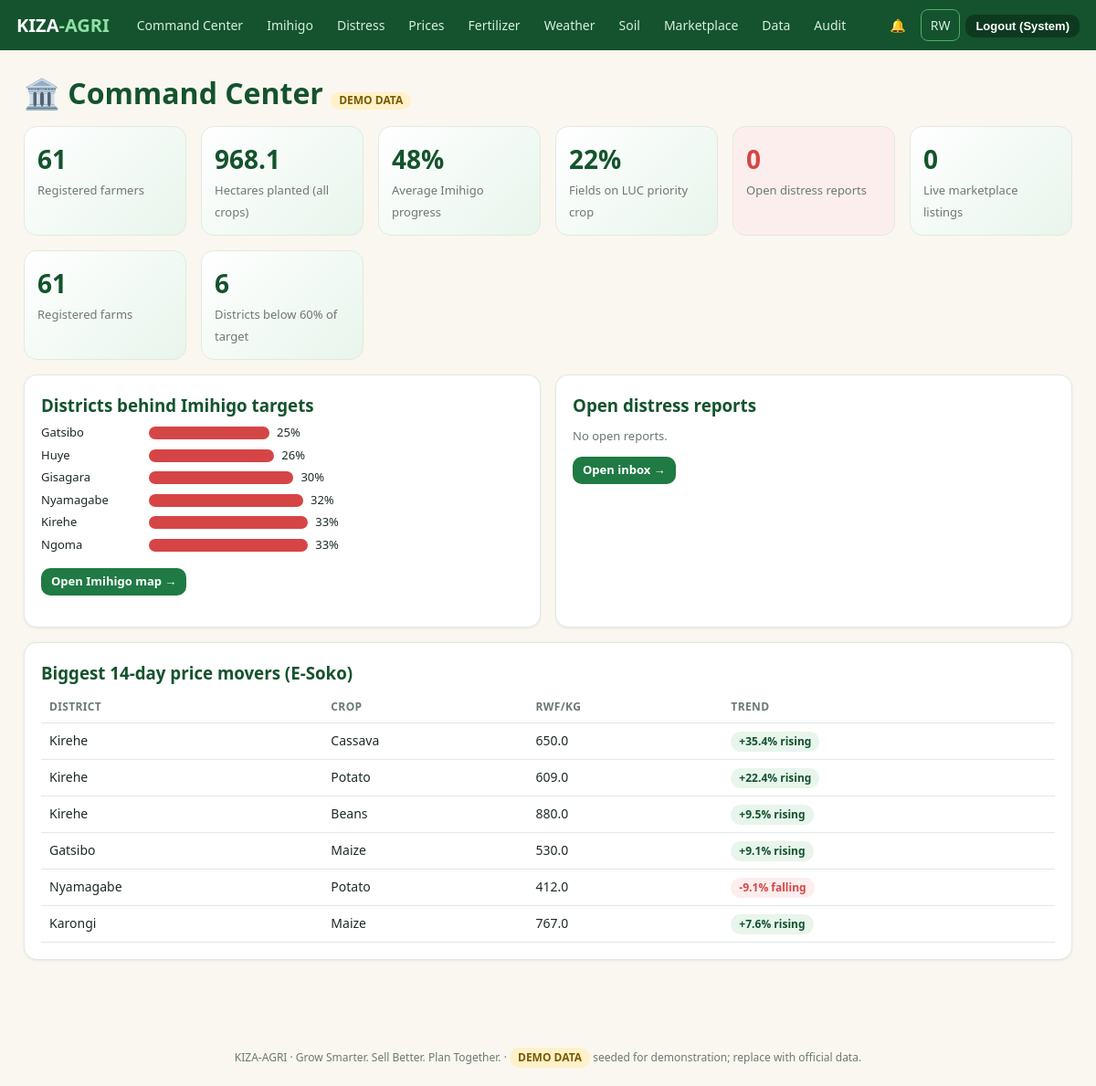
The page /gov (signed in) on the database its author committed.
### tables this page shows
CREATE TABLE users(id INTEGER PRIMARY KEY, name TEXT NOT NULL, email TEXT UNIQUE NOT NULL, phone TEXT, pw_hash TEXT NOT NULL,
  role TEXT NOT NULL CHECK(role IN ('farmer','buyer','extension','government','admin')), district TEXT, sector TEXT, lang TEXT DEFAULT 'en',
  status TEXT DEFAULT 'active', created_at TEXT DEFAULT CURRENT_TIMESTAMP);

CREATE TABLE districts(name TEXT PRIMARY KEY, province TEXT, lat REAL, lng REAL);

CREATE TABLE esoko_prices(id INTEGER PRIMARY KEY, district TEXT, crop TEXT, current_price_rwf REAL, predicted_trend TEXT, change_pct REAL, as_of TEXT, UNIQUE(district,crop));

### app.py (the view)
@app.get("/gov")
@need("government", "admin", "extension")
def gov():
    D = imihigo_data()
    luc_ = Q1("SELECT SUM(luc_status='aligned') a, SUM(luc_status='not_aligned') n FROM fields")
    known = (luc_["a"] or 0) + (luc_["n"] or 0)
    k = Q1("SELECT (SELECT COUNT(*) FROM users WHERE role='farmer') farmers,(SELECT COUNT(*) FROM farms) farms,(SELECT COUNT(*) FROM distress_reports WHERE status!='Resolved') distress,(SELECT COUNT(*) FROM listings WHERE status IN ('Available','Offer Received','Reserved')) listings")
    k["ha"] = round(sum(d["actual"] for d in D), 1)
    k["luc"] = round((luc_["a"] or 0) / known * 100) if known else None
    withp = [d["pct"] for d in D if d["pct"] is not None]
    k["avg"] = round(sum(withp) / len(withp)) if withp else None
    movers = Q("SELECT * FROM esoko_prices WHERE change_pct IS NOT NULL ORDER BY ABS(change_pct) DESC LIMIT 6")
    return render_template("gov.html", D=D, k=k, movers=movers, dist=Q("SELECT d.*, u.name farmer FROM distress_reports d JOIN users u ON u.id=d.farmer_id WHERE d.status!='Resolved' ORDER BY d.id DESC LIMIT 5"), behind=sorted([d for d in D if d["pct"] is not None and d["pct"] < 60], key=lambda x: x["pct"])[:6])

### app.py (called while the page is built)
def _c():
    if "db" not in g: g.db = db.conn()
    return g.db

def Q(sql, a=()): return [dict(r) for r in _c().execute(sql, a).fetchall()]

def Q1(sql, a=()): r = _c().execute(sql, a).fetchone(); return dict(r) if r else None

@app.teardown_appcontext
def _close(e):
    if "db" in g: g.db.close()

def me(): return Q1("SELECT * FROM users WHERE id=?", (session["uid"],)) if session.get("uid") else None

def need(*roles):
    def deco(f):
        @wraps(f)
        def w(*a, **k):
            u = me()
            if not u or u["status"] != "active": session.clear(); return redirect("/login")
            if roles and u["role"] not in roles: abort(403)
            g.user = u; return f(*a, **k)
        return w
    return deco

@app.before_request
def csrf():
    if "csrf" not in session: session["csrf"] = secrets.token_hex(16)
    if request.method == "POST" and request.form.get("_csrf") != session["csrf"]:
        flash("Your page expired. Please try again.", "err")
        return redirect(request.path if request.path in ("/login", "/register") else (request.referrer or "/login"))

def tr(k): return RW.get(k, k) if session.get("lang") == "rw" else k

@app.context_processor
def ctx():
    u = me()
    n = Q1("SELECT COUNT(*) c FROM notifications WHERE user_id=? AND is_read=0", (u["id"],))["c"] if u else 0
    demo = bool(Q1("SELECT 1 x FROM market_prices WHERE source LIKE '%DEMO%' LIMIT 1") or
                Q1("SELECT 1 x FROM weather WHERE is_demo=1 LIMIT 1") or
                Q1("SELECT 1 x FROM soil_profiles WHERE is_demo=1 LIMIT 1"))
    return {"is_demo": demo, "user": u, "unread": n, "today": TODAY(), "t": tr, "lang": session.get("lang", "en"), "homes": HOME}

### db.py (called while the page is built)
def conn():
    c = sqlite3.connect(DB)
    c.row_factory = sqlite3.Row
    c.execute("PRAGMA foreign_keys=ON")
    return c

### templates/gov.html
{% extends 'base.html' %}{% block body %}<h1>🏛️ {{ t('Command Center') }} {% if is_demo %}<span class="tag demo">DEMO DATA</span>{% endif %}</h1>
<div class="grid g4"><div class="kpi"><b>{{k.farmers}}</b><span>Registered farmers</span></div><div class="kpi"><b>{{ k.ha }}</b><span>Hectares planted (all crops)</span></div><div class="kpi"><b>{{ k.avg if k.avg is not none else '–' }}{{ '%' if k.avg is not none }}</b><span>Average Imihigo progress</span></div><div class="kpi"><b>{{ k.luc if k.luc is not none else '–' }}{{ '%' if k.luc is not none }}</b><span>Fields on LUC priority crop</span></div>
<div class="kpi" style="background:#fdeeee"><b style="color:var(--bad)">{{k.distress}}</b><span>Open distress reports</span></div><div class="kpi"><b>{{k.listings}}</b><span>Live marketplace listings</span></div><div class="kpi"><b>{{k.farms}}</b><span>Registered farms</span></div><div class="kpi"><b>{{ behind|length }}</b><span>Districts below 60% of target</span></div></div>
<div class="grid g2" style="margin-top:16px"><div class="card"><h3>Districts behind Imihigo targets</h3>{% for d in behind %}<div class="bar"><span style="width:110px">{{d.name}}</span><i style="width:{{ [d.pct,100]|min }}%;background:{{d.color}}"></i><span>{{d.pct}}%</span></div>{% else %}<p class="mut">No district is below 60%.</p>{% endfor %}<p><a class="btn sm" href="/imihigo">Open Imihigo map →</a></p></div>
<div class="card"><h3>Open distress reports</h3>{% for r in dist %}<div class="act bad">📢 <span><b>{{r.district}}</b> · {{r.crop}} · {{r.kind}} · {{r.qty_kg|round}} kg<br><span class="mut">{{r.farmer}}</span></span></div>{% else %}<p class="mut">No open reports.</p>{% endfor %}<a class="btn sm" href="/distress/inbox">Open inbox →</a></div></div>
<div class="card"><h3>Biggest 14-day price movers (E-Soko)</h3><div class="tw"><table><tr><th>District</th><th>Crop</th><th>RWF/kg</th><th>Trend</th></tr>{% for m in movers %}<tr><td>{{m.district}}</td><td>{{m.crop}}</td><td>{{m.current_price_rwf|round}}</td><td><span class="tag {{ 'bad' if m.predicted_trend=='falling' }}">{{ '+' if m.change_pct>0 }}{{ m.change_pct }}% {{m.predicted_trend}}</span></td></tr>{% else %}<tr><td colspan="4" class="mut">No price data.</td></tr>{% endfor %}</table></div></div>{% endblock %}

### templates/base.html (shortened to what this page needs)
<!doctype html><html lang="en"><head><link rel="stylesheet" href="/static/style.css"></head><body>
<nav><a class="brand" href="/">KIZA<b>-AGRI</b></a>
{% if user %}{% set r = user.role %}
{% if r in ('extension','government','admin') %}<a class="l" href="/gov">{{ t('Command Center') }}</a><a class="l" href="/imihigo">Imihigo</a><a class="l" href="/distress/inbox">Distress</a><a class="l" href="/prices">{{ t('Prices') }}</a><a class="l" href="/rules">{{ t('Fertilizer') }}</a><a class="l" href="/weather">{{ t('Weather') }}</a><a class="l" href="/soil">{{ t('Soil') }}</a><a class="l" href="/market">{{ t('Marketplace') }}</a>{% endif %}
{% if r in ('government','admin') %}<a class="l" href="/admin/data">{{ t('Data') }}</a>{% endif %}{% if r=='admin' %}<a class="l" href="/audit">Audit</a>{% endif %}
<a class="l" href="/notifications">🔔{% if unread %} <span class="badge">{{unread}}</span>{% endif %}</a>
<a class="l" href="/lang/{{ 'en' if lang=='rw' else 'rw' }}" style="border:1px solid #4cb06a">{{ 'EN' if lang=='rw' else 'RW' }}</a>
<form method="post" action="/logout">{{ csrf_input() }}<button class="sm" style="background:#0d3a1f">{{ t('Logout') }} ({{ user.name.split()[0] }})</button></form>
{% else %}<span class="sp"></span><a class="l" href="/lang/{{ 'en' if lang=='rw' else 'rw' }}">{{ 'EN' if lang=='rw' else 'RW' }}</a><a class="l" href="/login">{{ t('Login') }}</a><a class="btn sm" href="/register">{{ t('Register') }}</a>{% endif %}</nav>
<main>{% for c,m in get_flashed_messages(with_categories=true) %}<div class="flash {{c}}">{{m}}</div>{% endfor %}{% block body %}{% endblock %}</main>
<footer>KIZA-AGRI · Grow Smarter. Sell Better. Plan Together. · {% if is_demo %}<span class="tag demo">DEMO DATA</span> seeded for demonstration; replace with official data.{% else %}Data loaded by administrators from official sources.{% endif %}</footer></body></html>

### static/style.css (style rules this page uses)
:root { --g1:#14532d;--g2:#1f7a43;--g3:#4cb06a;--g4:#e8f5ec;--earth:#8a5a2b;--sand:#faf7f0;--ink:#1d2b24;--mut:#6b7a72;--warn:#e6a118;--bad:#d64545;--ok:#2e9e5b;--line:#e3e8e4 }
* { box-sizing:border-box }
body { margin:0;font:16px/1.5 system-ui,Segoe UI,Roboto,sans-serif;color:var(--ink);background:var(--sand) }
a { color:var(--g2) }
h1,h2,h3 { line-height:1.2;margin:.2em 0 .5em;color:var(--g1) }
nav { background:var(--g1);color:#fff;display:flex;align-items:center;gap:6px;padding:10px 18px;flex-wrap:wrap;position:sticky;top:0;z-index:5 }
nav .brand { font-weight:800;font-size:20px;color:#fff;text-decoration:none;margin-right:14px }
nav .brand b { color:#8ee0a6 }
nav a.l { color:#d6efe0;text-decoration:none;padding:6px 10px;border-radius:8px;font-size:14px }
nav form { display:inline }
main { max-width:1180px;margin:0 auto;padding:22px 16px 60px }
.card { background:#fff;border:1px solid var(--line);border-radius:14px;padding:18px;margin-bottom:16px;box-shadow:0 1px 3px #0001 }
.grid { display:grid;gap:16px }
.g2 { grid-template-columns:repeat(auto-fit,minmax(320px,1fr)) }
.g4 { grid-template-columns:repeat(auto-fit,minmax(170px,1fr)) }
.kpi { background:linear-gradient(135deg,#fff,var(--g4));border:1px solid var(--line);border-radius:14px;padding:14px }
.kpi b { display:block;font-size:28px;color:var(--g1) }
.kpi span { color:var(--mut);font-size:13px }
.btn,button { background:var(--g2);color:#fff;border:0;border-radius:10px;padding:9px 16px;font-size:15px;cursor:pointer;text-decoration:none;display:inline-block;font-weight:600 }
.btn.sm,button.sm { padding:5px 11px;font-size:13px }
table { width:100%;border-collapse:collapse;font-size:14px }
th,td { padding:8px 9px;border-bottom:1px solid var(--line);text-align:left;vertical-align:top }
th { color:var(--mut);font-size:12px;text-transform:uppercase;letter-spacing:.03em }
.tw { overflow-x:auto }
.tag { display:inline-block;padding:2px 9px;border-radius:99px;font-size:12px;font-weight:700;background:var(--g4);color:var(--g1) }
.tag.demo { background:#fff1c9;color:#7a5a00 }
.tag.bad { background:#fdeeee;color:var(--bad) }
.bar { display:flex;align-items:center;gap:8px;margin:5px 0;font-size:13px }
.bar i { display:block;height:14px;border-radius:7px;background:var(--g3) }
.bar span:first-child { width:92px }
.mut { color:var(--mut);font-size:13px }
footer { text-align:center;color:var(--mut);font-size:12px;padding:20px }

### rows shown on the page
users: name "System"
districts: name "Gatsibo", pct "25"
districts: name "Huye", pct "26"
districts: name "Gisagara", pct "30"
districts: name "Nyamagabe", pct "32"
districts: name "Kirehe", pct "33"
districts: name "Ngoma", pct "33"
esoko_prices: district "Kirehe", crop "Cassava", current_price_rwf "650.0", change_pct "+", change_pct "35.4", predicted_trend "rising"
esoko_prices: district "Kirehe", crop "Potato", current_price_rwf "609.0", change_pct "+", change_pct "22.4", predicted_trend "rising"
esoko_prices: district "Kirehe", crop "Beans", current_price_rwf "880.0", change_pct "+", change_pct "9.5", predicted_trend "rising"
esoko_prices: district "Gatsibo", crop "Maize", current_price_rwf "530.0", change_pct "+", change_pct "9.1", predicted_trend "rising"
esoko_prices: district "Nyamagabe", crop "Potato", current_price_rwf "412.0", change_pct "-9.1", predicted_trend "falling"
esoko_prices: district "Karongi", crop "Maize", current_price_rwf "767.0", change_pct "+", change_pct "7.6", predicted_trend "rising"

### other values the page prints
{{ t('Command Center') }} "Command Center"
{{ t('Prices') }} "Prices"
{{ t('Fertilizer') }} "Fertilizer"
{{ t('Weather') }} "Weather"
{{ t('Soil') }} "Soil"
{{ t('Marketplace') }} "Marketplace"
{{ t('Data') }} "Data"
{{ 'EN' if lang=='rw' else 'RW' }} "RW"
{{ t('Logout') }} "Logout"
{{ k.farmers }} "61"
{{ k.ha }} "968.1"
{{ k.avg if k.avg is not none else '–' }} "48"
{{ '%' if k.avg is not none }} "%"
{{ k.luc if k.luc is not none else '–' }} "22"
{{ '%' if k.luc is not none }} "%"
